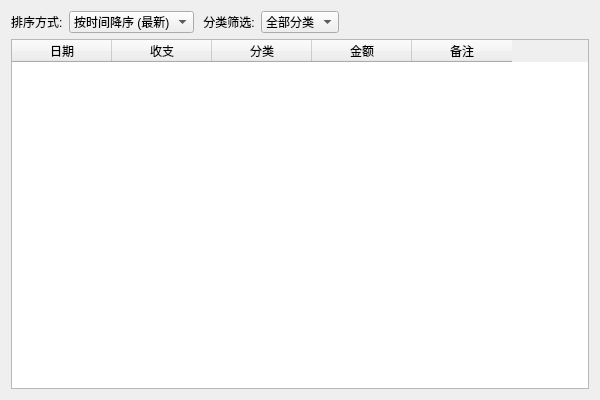
<?xml version="1.0" encoding="UTF-8"?>
<ui version="4.0">
 <class>TransactionDialog</class>
 <widget class="QDialog" name="TransactionDialog">
  <property name="geometry">
   <rect><x>0</x><y>0</y><width>600</width><height>400</height></rect>
  </property>
  <property name="windowTitle"><string>账户流水详情</string></property>
  <layout class="QVBoxLayout" name="verticalLayout">
   <item>
    <layout class="QHBoxLayout" name="horizontalLayout">
     <item><widget class="QLabel" name="labelSort"><property name="text"><string>排序方式:</string></property></widget></item>
     <item>
      <widget class="QComboBox" name="sortCombo">
       <item><property name="text"><string>按时间降序 (最新)</string></property></item>
       <item><property name="text"><string>按时间升序 (最旧)</string></property></item>
       <item><property name="text"><string>按金额降序 (最大)</string></property></item>
       <item><property name="text"><string>按金额升序 (最小)</string></property></item>
      </widget>
     </item>
     <item><widget class="QLabel" name="labelFilter"><property name="text"><string> 分类筛选:</string></property></widget></item>
     <item><widget class="QComboBox" name="categoryCombo"><item><property name="text"><string>全部分类</string></property></item></widget></item>
     <item><spacer name="horizontalSpacer"><property name="orientation"><enum>Qt::Horizontal</enum></property><property name="sizeHint"><size><width>40</width><height>20</height></size></property></spacer></item>
    </layout>
   </item>
   <item>
    <widget class="QTableWidget" name="txTable">
     <property name="editTriggers"><set>QAbstractItemView::NoEditTriggers</set></property>
     <property name="selectionBehavior"><set>QAbstractItemView::SelectRows</set></property>
     <column><property name="text"><string>日期</string></property></column>
     <column><property name="text"><string>收支</string></property></column>
     <column><property name="text"><string>分类</string></property></column>
     <column><property name="text"><string>金额</string></property></column>
     <column><property name="text"><string>备注</string></property></column>
    </widget>
   </item>
  </layout>
 </widget>
 <resources/>
 <connections/>
</ui>
